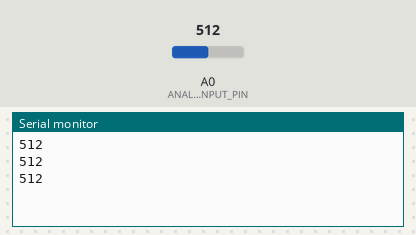
Bench run of a sketch on a simulated Arduino Uno, built with avr-gcc and run on an emulated ATmega328P. Shown: the last lines printed to the serial monitor. The test bench sets the inputs (shaded band); at power-on: A0 (ANALOG_INPUT_PIN) = 512.

Above: at 1.3 s.
1.4 s: A0 (ANALOG_INPUT_PIN) set to 716
At 1.9 s:
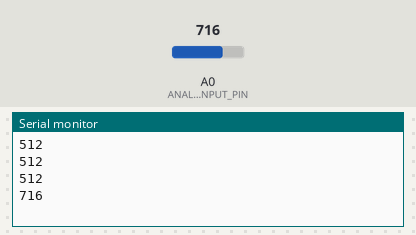
2.9 s: A0 (ANALOG_INPUT_PIN) set to 900
At 3.4 s:
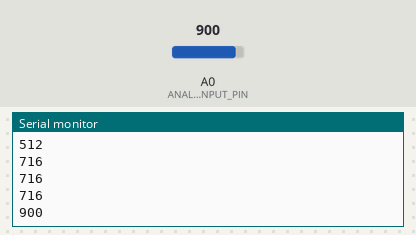
Timing chart, 0 to 5.9 s (numbered marks = the images above; inputs shaded):
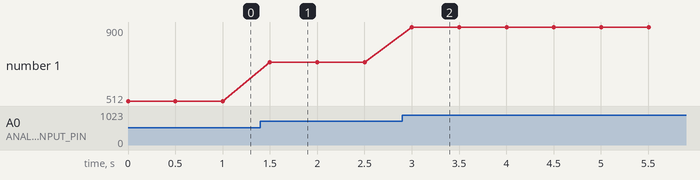

Measured:
- after the input at 1.4 s, the serial monitor: prints a new line after 0.10 s (image 1)
- after the input at 2.9 s, the serial monitor: prints a new line after 0.10 s (image 2)
- plotted number 1: 512 → 716 after the input at 1.4 s, 716 → 900 after the input at 2.9 s

The sketch:

analog_in_serial.ino
```cpp
/* Test analog input functionality by printing a resistive divider/trimmer voltage at half second intervals */

const int ANALOG_INPUT_PIN = A0;

// the setup function runs once when you press reset or power the board
void setup() {
  Serial.begin(9600); // set the baud rate to 9600
}

// the loop function runs over and over again forever
void loop() {
  unsigned int reading = analogRead(ANALOG_INPUT_PIN); // take a reading
  Serial.println(reading); // print to serial
  delay(500); // wait half a second
}
```
